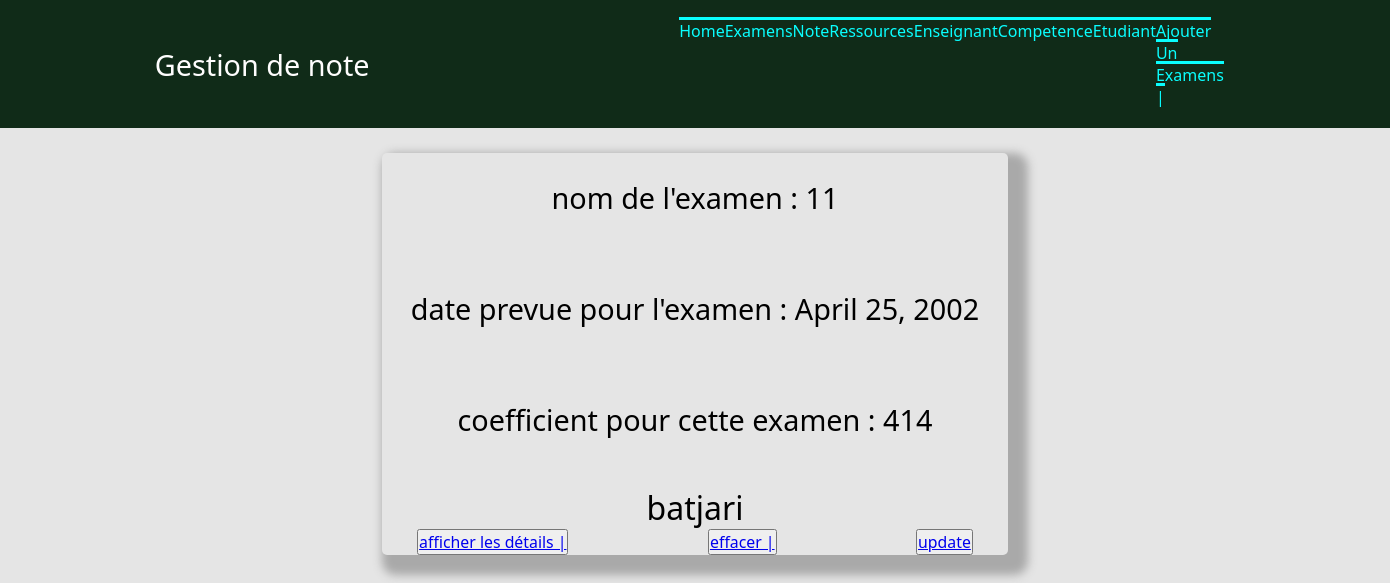
Screenshot of /gestion/affiche_res/1/ with the database file from the repository.
### gestion/models.py (models this page shows, shortened)
class Examens(models.Model):
    titre = models.CharField(max_length=100)
    date = models.DateField(blank=True, null = True)
    coefficient = models.CharField(max_length=100)
    ressources = models.ForeignKey('Ressources', on_delete=models.CASCADE,null = True,)

class Ressources(models.Model):
    code_ressource = models.CharField(max_length=100)
    nom = models.CharField(max_length=100)
    descriptif = models.CharField(max_length=100)
    coefficient = models.CharField(max_length=100)
    competence = models.ManyToManyField("UE",null=True, blank=True)
    def __str__(self):
        return  self.nom

### gestion/views.py (the view)
# urls.py: path('affiche_res/<int:id>/', views.affiche_res),
def affiche_res(request, id):
    ressources = models.Ressources.objects.get(pk=id)
    liste7 = list(models.Examens.objects.filter(ressources=ressources))
    return render(request,"gestion/affiche_res.html",{"ressources": ressources,"liste7": liste7})

### gestion/templates/gestion/affiche_res.html (shortened to what this page needs)
     {% extends "gestion/main.html" %}
{% block content %}
 {% for l in liste7 %}
<ul class="ul1">
<h2>   nom de l'examen : {{l.titre}}</h2>
    <br>
<h2>   date prevue pour l'examen : {{l.date}}</h2>
 <br>
<h2> coefficient pour cette examen : {{l.coefficient}}</h2>
     <br>
<h1>   {{l.ressources}}</h1>
    <li class="li1">
        <button name="button"><a href="/gestion/affiche_exa/{{l.id}}"> afficher les détails | </a></button> <br>
        <button name="button"><a href="/gestion/delete_exa/{{l.id}}"> effacer | </a></button> <br>
<button name="button"><a href="/gestion/update_exa/{{l.id}}"> update </a></button>   </li>
</ul>
  {%endfor%}
{% endblock %}
{% block navi %}
 <li> <a href="/gestion/ajout_exa/"> ajouter un examens | </a></li>
{% endblock %}

### gestion/static/gestion/style.css (style rules this page uses)
* { font-weight:1; font-family:system-ui,arial; }
html, body { margin : 0px; padding : 0px; background-color: #E5E5E5; }
h1 { text-align : center; }
input[type=submit],button { #background:#404040; font-family:system-ui,arial; font-size:130%; }
.ul1 { flex-direction:column; align-items:center; margin-top:25px; width:45%; height: auto; border-radius:5px; box-shadow:10px 10px 10px 10px #A9A9A9; margin:25px; }
.ul1 h2 { margin:25px; text-align:center; }
.ul1 > .li1 { list-style-type:none; display:flex; justify-content: space-around; align-items:center; }
* { margin: 0; padding: 0; }
body { font-family: Rubik; overflow-x: hidden; }
nav ul li a { color:rgb(10, 254, 254); text-decoration: none; font-size: 1em; border-top-style: solid; text-transform: capitalize; }
h2 { font-size:1.8em; }
.ul3 input[type=submit],button { font-size: 90%; liste:none; }
.li1 { font-size: 110%; list-style-type:none; }

### rows the page displays
Examens: titre "11", date "April 25, 2002", coefficient "414", ressources "batjari"
